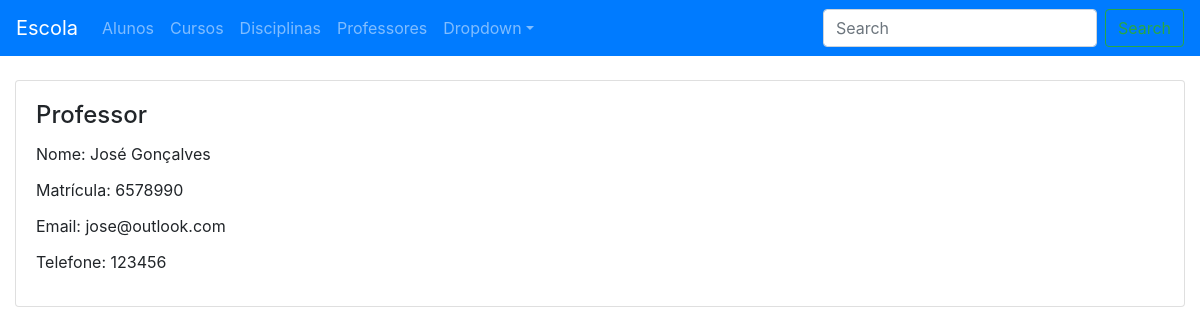
/professores/1/, run on the app's committed database.
### escola/models.py (models this page shows, shortened)
class Professor(models.Model):
    nome = models.CharField(max_length=100)
    cpf = models.IntegerField()
    telefone = models.CharField(max_length=20)
    email = models.EmailField()

### escola/views.py (the view)
# urls.py: path('professores/<int:pk>/', views.ProfessorDetailView.as_view(), name='detalhe-professor'),
class ProfessorDetailView(DetailView):
    model = Professor

### escola/templates/escola/professor_detail.html
{% extends 'escola/base.html' %}
{% block content %}
<br>
<div class="card">
    <div class="card-body">
        <h4 class="card-title">Professor</h4>
        <p class="card-title">Nome: {{ professor.nome }}</p>
        <p class="card-title">Matrícula: {{ professor.cpf }}</p>
        <p class="card-title">Email: {{ professor.email }}</p>
        <p class="card-title">Telefone: {{ professor.telefone }}</p>
    </div>
</div>
</div>
{% endblock content %}

### data on the page
Professor: nome "José Gonçalves", cpf "6578990", email "jose@outlook.com", telefone "123456"
